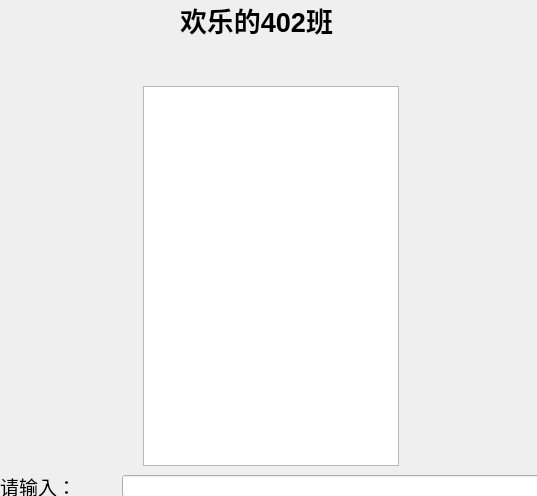
<?xml version="1.0" encoding="UTF-8"?>
<ui version="4.0">
 <class>Dialog</class>
 <widget class="QDialog" name="Dialog">
  <property name="geometry">
   <rect>
    <x>0</x>
    <y>0</y>
    <width>537</width>
    <height>496</height>
   </rect>
  </property>
  <property name="windowTitle">
   <string>Dialog</string>
  </property>
  <property name="styleSheet">
   <string notr="true">border-image: url(:/pre/cat3.jpg);</string>
  </property>
  <widget class="QWidget" name="layoutWidget">
   <property name="geometry">
    <rect>
     <x>0</x>
     <y>0</y>
     <width>541</width>
     <height>501</height>
    </rect>
   </property>
   <layout class="QVBoxLayout" name="verticalLayout">
    <item>
     <layout class="QHBoxLayout" name="horizontalLayout">
      <item>
       <spacer name="horizontalSpacer">
        <property name="orientation">
         <enum>Qt::Horizontal</enum>
        </property>
        <property name="sizeHint" stdset="0">
         <size>
          <width>40</width>
          <height>20</height>
         </size>
        </property>
       </spacer>
      </item>
      <item>
       <widget class="QLabel" name="S_name">
        <property name="sizePolicy">
         <sizepolicy hsizetype="Expanding" vsizetype="Preferred">
          <horstretch>0</horstretch>
          <verstretch>0</verstretch>
         </sizepolicy>
        </property>
        <property name="font">
         <font>
          <pointsize>20</pointsize>
          <weight>75</weight>
          <bold>true</bold>
         </font>
        </property>
        <property name="styleSheet">
         <string notr="true">border-image: url(:/pre/32.png);</string>
        </property>
        <property name="text">
         <string>欢乐的402班</string>
        </property>
       </widget>
      </item>
      <item>
       <spacer name="horizontalSpacer_2">
        <property name="orientation">
         <enum>Qt::Horizontal</enum>
        </property>
        <property name="sizeHint" stdset="0">
         <size>
          <width>40</width>
          <height>20</height>
         </size>
        </property>
       </spacer>
      </item>
     </layout>
    </item>
    <item>
     <spacer name="verticalSpacer">
      <property name="orientation">
       <enum>Qt::Vertical</enum>
      </property>
      <property name="sizeType">
       <enum>QSizePolicy::Preferred</enum>
      </property>
      <property name="sizeHint" stdset="0">
       <size>
        <width>20</width>
        <height>40</height>
       </size>
      </property>
     </spacer>
    </item>
    <item>
     <layout class="QHBoxLayout" name="horizontalLayout_2">
      <item>
       <spacer name="horizontalSpacer_3">
        <property name="orientation">
         <enum>Qt::Horizontal</enum>
        </property>
        <property name="sizeHint" stdset="0">
         <size>
          <width>40</width>
          <height>20</height>
         </size>
        </property>
       </spacer>
      </item>
      <item>
       <widget class="QTextEdit" name="D_textedit">
        <property name="styleSheet">
         <string notr="true">border-image: url(:/pre/30.png);</string>
        </property>
       </widget>
      </item>
      <item>
       <spacer name="horizontalSpacer_4">
        <property name="orientation">
         <enum>Qt::Horizontal</enum>
        </property>
        <property name="sizeHint" stdset="0">
         <size>
          <width>40</width>
          <height>20</height>
         </size>
        </property>
       </spacer>
      </item>
     </layout>
    </item>
    <item>
     <layout class="QHBoxLayout" name="horizontalLayout_3">
      <item>
       <widget class="QLabel" name="S_input_tag">
        <property name="font">
         <font>
          <pointsize>14</pointsize>
         </font>
        </property>
        <property name="styleSheet">
         <string notr="true">border-image: url(:/pre/32.png);</string>
        </property>
        <property name="text">
         <string>请输入：</string>
        </property>
       </widget>
      </item>
      <item>
       <spacer name="horizontalSpacer_5">
        <property name="orientation">
         <enum>Qt::Horizontal</enum>
        </property>
        <property name="sizeType">
         <enum>QSizePolicy::Preferred</enum>
        </property>
        <property name="sizeHint" stdset="0">
         <size>
          <width>40</width>
          <height>20</height>
         </size>
        </property>
       </spacer>
      </item>
      <item>
       <widget class="QLineEdit" name="D_input">
        <property name="styleSheet">
         <string notr="true">border-image: url(:/pre/30.png);</string>
        </property>
       </widget>
      </item>
     </layout>
    </item>
   </layout>
  </widget>
 </widget>
 <resources>
  <include location="images/picture.qrc"/>
 </resources>
 <connections/>
</ui>
